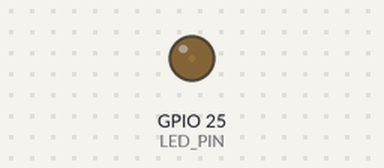
A sketch run on a simulated ESP32. Shown: output pins drawn as LEDs (lit = HIGH).

Above: at 0.05 s.
At 0.95 s:
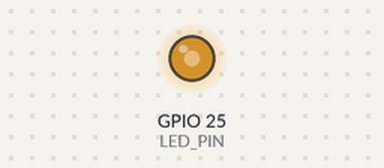
At 1.4 s:
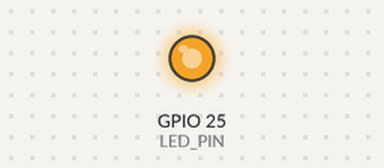
At 2.75 s:
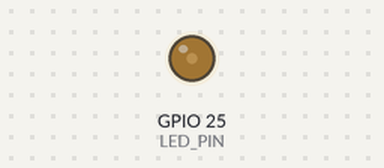
Timing chart, 0 to 7.0 s (numbered marks = the images above):
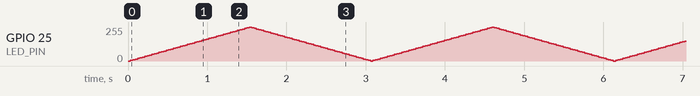

The sketch:

analog_fade_esp32.ino
```cpp
/*
 * Fade LED using analog signal
 * Utilizes build in DAC
 *
 * ESP32 has two 8-bit DAC (digital to analog converter)
 * channels, connected to GPIO25 (Channel 1) and GPIO26
 * (Channel 2). The DAC driver allows these channels to
 * be set to arbitrary voltages.
 *
 * Change board: Tools > Board > ESP32 > DOIT ESP32 DEVKIT V1
 */

const int LED_PIN = 25; // DAC1
int fadeAmount = 5;
int brightness = 0;

void setup() {
  // empty
}

void loop() {
  dacWrite(LED_PIN, brightness);

  brightness = brightness + fadeAmount;

  // DAC 8 bit. 2^8 = 256 resolution
  if (brightness <= 0 || brightness >= 255) {
    fadeAmount = -fadeAmount;
  }
  // wait to see the dimming effect
  delay(30);
}
```
